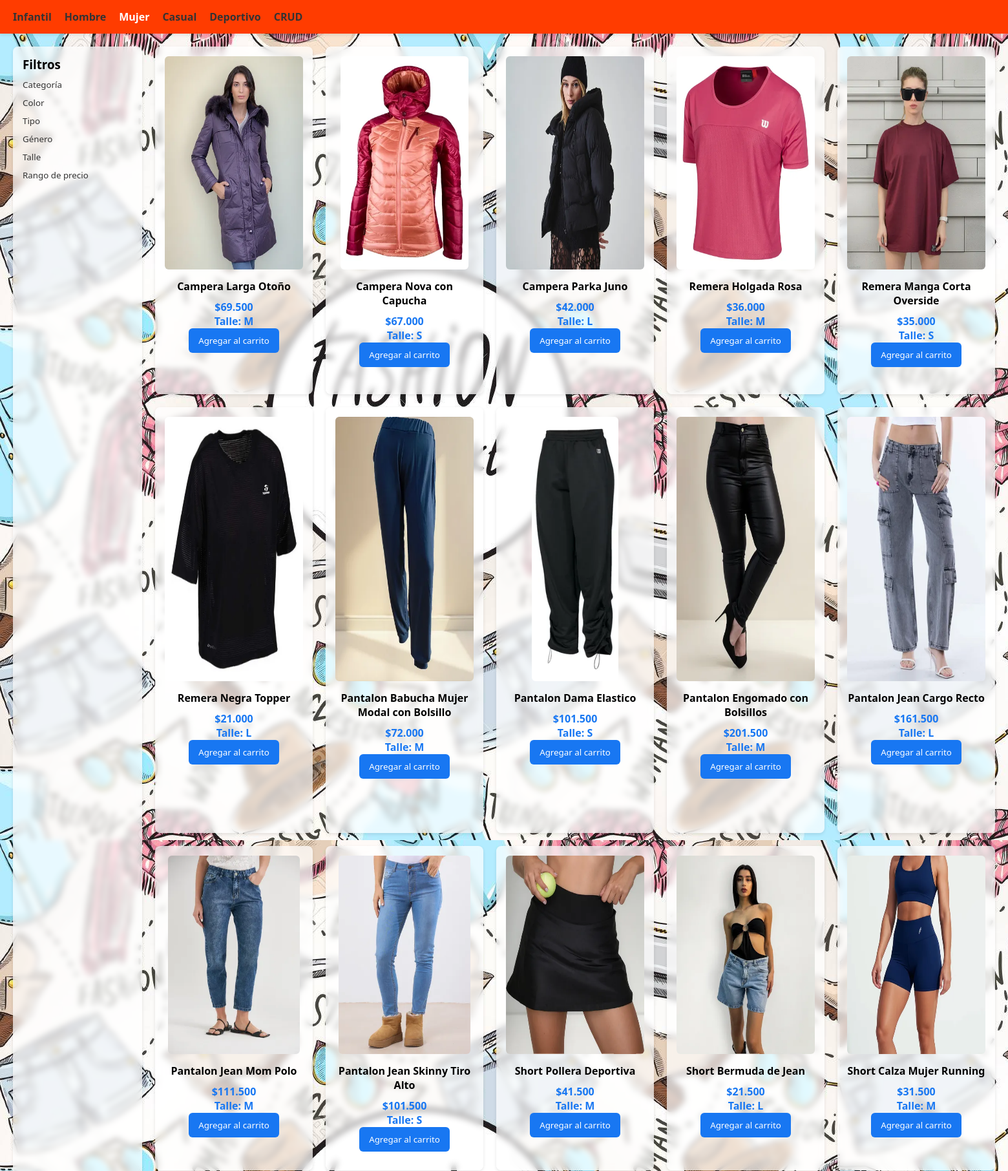
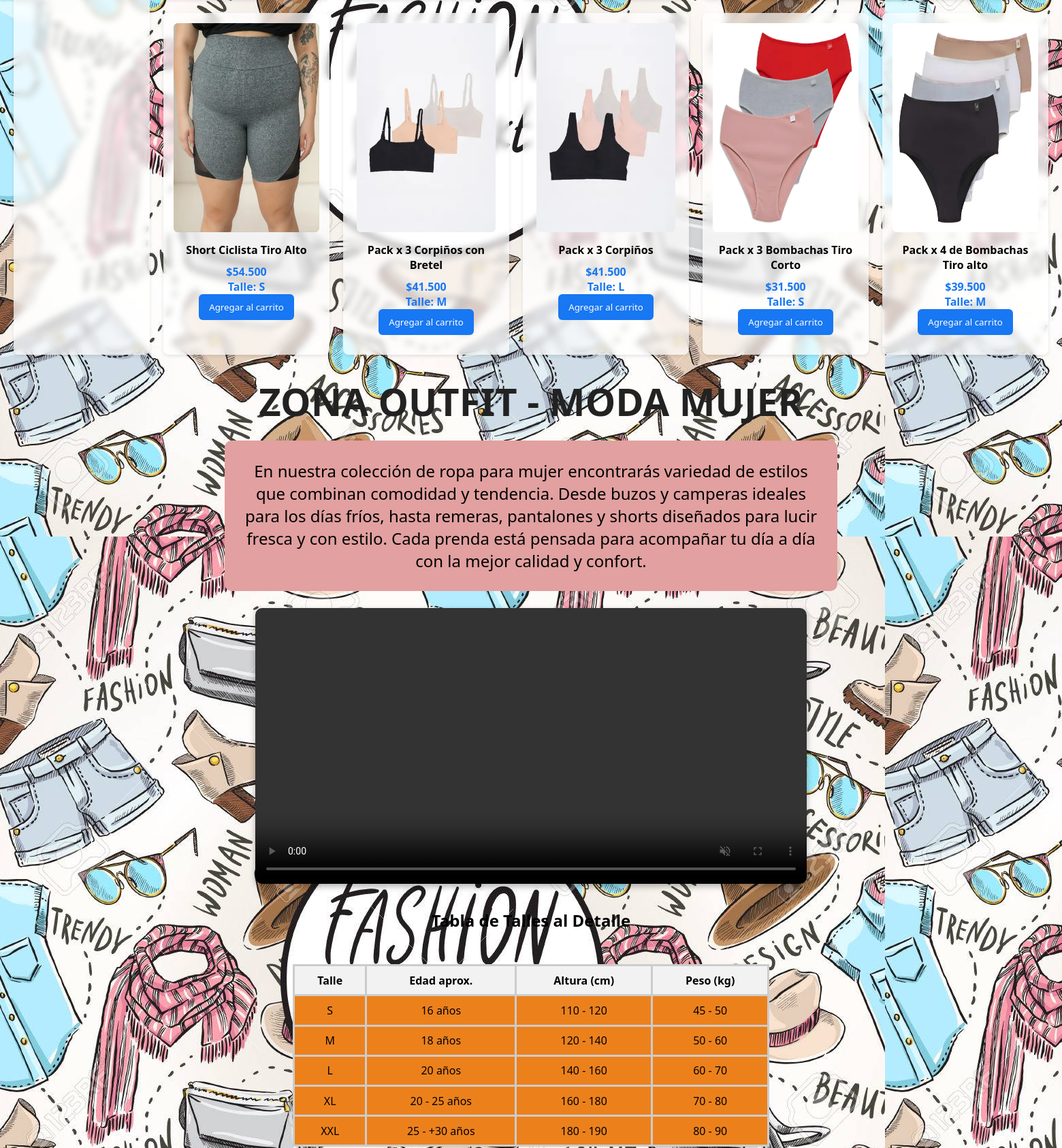
The page /paginamujer.php (upper part) on the database its author committed (2 pictures, top to bottom).
### tables this page shows
CREATE TABLE productos (
    id_producto   INT AUTO_INCREMENT PRIMARY KEY,
    nombre        VARCHAR(100),
    descripcion   VARCHAR(250),
    precio        DECIMAL(10,2),
    stock         INT,
    id_categoria  INT,
    id_genero     INT,
    talle         VARCHAR(10),
    imagen        VARCHAR(255),
    FOREIGN KEY (id_categoria) REFERENCES categoria (id_categoria),
    FOREIGN KEY (id_genero)    REFERENCES generos (id_genero)
);

### paginamujer.php (the view, shortened to what this page needs)
<!DOCTYPE html>
<?php
$conexion = conectarDB();
$query = mysqli_query($conexion, "SELECT * FROM productos WHERE id_categoria = 2 AND estado = 1");
?>
<html lang="es">
<head>
  <link rel="stylesheet" href="styles.css">
</head>
<body class="body-mujer">
  <nav class="barra-navegacion">
    <ul>
      <li><a href="paginainfantil.php">Infantil</a></li>
      <li><a href="hombre.php">Hombre</a></li>
      <li><a href="paginamujer.php" class="activo">Mujer</a></li>
      <li><a href="paginacasual.php">Casual</a></li>
      <li><a href="paginadeport.php">Deportivo</a></li>
      <li><a href="paginabotas.php">CRUD</a></li>
      <li><a class="boton-principal-paginas" href="paginaprincipal.php">ZonaOutfit</a></li>
    </ul>
  </nav>
  <div class="contenedor">
    <aside class="filtros">
      <h3>Filtros</h3>
      <div class="boton-paginainfantil">
        <button>Categoría</button>
        <button>Color</button>
        <button>Tipo</button>
        <button>Género</button>
        <button>Talle</button>
        <button>Rango de precio</button>
      </div>
    </aside>
    <main class="productos">
          <?php while($row = mysqli_fetch_assoc($query)) { ?>
        <div class="tarjeta">
            <img src="<?php echo $row['imagen']; ?>" alt="<?php echo $row['nombre']; ?>">
            <h4><?php echo $row['nombre']; ?></h4>
            <p>$<?php echo number_format($row['precio'], 0, ',', '.'); ?></p>
            <p>Talle: <?php echo $row['talle']; ?></p>
            <button>Agregar al carrito</button>
        </div>
    <?php } ?>
    </main>
  </div>
  <div class="contenedor-video">
    <div class="video-wrapper">
      <h1>Zona Outfit - Moda Mujer</h1>
       <div class="info-destacada">
        <p>
          En nuestra colección de ropa para mujer encontrarás variedad de estilos que combinan
          comodidad y tendencia. Desde buzos y camperas ideales para los días fríos, hasta
          remeras, pantalones y shorts diseñados para lucir fresca y con estilo.
          Cada prenda está pensada para acompañar tu día a día con la mejor calidad y confort.
        </p>
      </div>
      <video controls autoplay muted loop>
        <source src="fotos/ropa de mujer/Vídeo promocional para marca de ropa. Lonely - Sergio Bugo filmmaker y vídeos (720p, h264).mp4" type="video/mp4">
    </video>
  </div>
  </div>
<section class="tabla-talles">
  <h1>Tabla de Talles al Detalle</h1>
  <table>
    <thead>
      <tr>
        <th>Talle</th>
        <th>Edad aprox.</th>
        <th>Altura (cm)</th>
        <th>Peso (kg)</th>
      </tr>
    </thead>
    <tbody>
      <tr>
        <td>S</td>
        <td>16 años</td>
        <td>110 - 120</td>
        <td>45 - 50</td>
      </tr>
      <tr>
        <td>M</td>
        <td>18 años</td>
        <td>120 - 140</td>
        <td>50 - 60</td>
      </tr>
      <tr>
        <td>L</td>
        <td>20 años</td>
        <td>140 - 160</td>
        <td>60 - 70</td>
      </tr>
      <tr>
        <td>XL</td>
        <td>20 - 25 años</td>
        <td>160 - 180</td>
        <td>70 - 80</td>
      </tr>
      <tr>
        <td>XXL</td>
        <td>25 - +30 años</td>
        <td>180 - 190</td>
        <td>80 - 90</td>
      </tr>
    </tbody>
  </table>
</section>
</body>
</html>

### styles.css (style rules this page uses)
* { margin: 0; padding: 0; box-sizing: border-box; font-family: system-ui, -apple-system, BlinkMacSystemFont, 'Segoe UI', Roboto, Oxygen, Ubuntu, Cantarell, 'Open Sans', 'Helvetica Neue', sans-serif, sans-serif; }
body { background: #eeeeee; }
.barra-navegacion { background: #ff3c00; padding: 15px 20px; box-shadow: 0 2px 5px rgba(0, 0, 0, 0.1); }
.barra-navegacion ul { list-style: none; display: flex; gap: 20px; margin: 0; padding: 0; }
.barra-navegacion a { text-decoration: none; color: #333; font-weight: bold; }
.barra-navegacion a.activo { color: #ffffff; }
.contenedor { display: flex; margin: 20px; }
.filtros { width: 200px; background: white; padding: 15px; border-radius: 8px; box-shadow: 0 2px 5px rgba(0, 0, 0, 0.1); }
.filtros h3 { margin-bottom: 10px; }
.productos { flex: 1; display: grid; grid-template-columns: repeat(auto-fill, minmax(220px, 1fr)); gap: 20px; margin-left: 20px; }
.tarjeta { background: white; padding: 15px; border-radius: 8px; box-shadow: 0 2px 5px rgba(0, 0, 0, 0.1); text-align: center; }
.tarjeta img { height: 65%; max-width: 100%; border-radius: 6px; }
.tarjeta h4 { margin: 10px 0; }
.tarjeta p { color: #1877f2; font-weight: bold; }
.tarjeta button { background: #1877f2; color: white; border: none; padding: 10px 15px; border-radius: 6px; cursor: pointer; }
.boton-paginainfantil button { display: block; width: 100%; margin-bottom: 10px; background: none; border: none; padding: 0; color: #333; cursor: pointer; text-align: left; }
.body-mujer { background-image: url("fotos/ropa\ de\ mujer/fondo.jpg"); }
.filtros, .tarjeta { background: rgba(255, 255, 255, 0.7); backdrop-filter: blur(5px); }
.contenedor-video { display: flex; justify-content: center; margin: 30px 0; text-align: center; }
.contenedor-video h1 { margin-bottom: 20px; font-size: 3.5rem; color: #222; text-transform: uppercase; }
.contenedor-video video { width: 90%; max-width: 1200px; border-radius: 10px; box-shadow: 0px 4px 10px rgba(0,0,0,0.3); }
.info-destacada { background-color: #e2a0a0; padding: 28px; border-radius: 10px; margin: 0 auto 25px auto; max-width: 900px; text-align: center; font-size: 1.5rem; }
.tabla-talles { margin: 2rem auto; max-width: 700px; text-align: center; }
.tabla-talles table { width: 100%; border-collapse: collapse; margin-top: 3rem; background-color: #ec811c; }
.tabla-talles th, .tabla-talles td { border: 3px solid #ccc; padding: 0.6rem; }
.tabla-talles th { background-color: #f2f2f2; }

### rows shown on the page
productos: imagen (picture), nombre "Campera Larga Otoño", precio "69.500", talle "M"
productos: imagen (picture), nombre "Campera Nova con Capucha", precio "67.000", talle "S"
productos: imagen (picture), nombre "Campera Parka Juno", precio "42.000", talle "L"
productos: imagen (picture), nombre "Remera Holgada Rosa", precio "36.000", talle "M"
productos: imagen (picture), nombre "Remera Manga Corta Overside", precio "35.000", talle "S"
productos: imagen (picture), nombre "Remera Negra Topper", precio "21.000", talle "L"
productos: imagen (picture), nombre "Pantalon Babucha Mujer Modal con Bolsillo", precio "72.000", talle "M"
productos: imagen (picture), nombre "Pantalon Dama Elastico", precio "101.500", talle "S"
productos: imagen (picture), nombre "Pantalon Engomado con Bolsillos", precio "201.500", talle "M"
productos: imagen (picture), nombre "Pantalon Jean Cargo Recto", precio "161.500", talle "L"
productos: imagen (picture), nombre "Pantalon Jean Mom Polo", precio "111.500", talle "M"
productos: imagen (picture), nombre "Pantalon Jean Skinny Tiro Alto", precio "101.500", talle "S"
productos: imagen (picture), nombre "Short Pollera Deportiva", precio "41.500", talle "M"
productos: imagen (picture), nombre "Short Bermuda de Jean", precio "21.500", talle "L"
productos: imagen (picture), nombre "Short Calza Mujer Running", precio "31.500", talle "M"
productos: imagen (picture), nombre "Short Ciclista Tiro Alto", precio "54.500", talle "S"
productos: imagen (picture), nombre "Pack x 3 Corpiños con Bretel", precio "41.500", talle "M"
productos: imagen (picture), nombre "Pack x 3 Corpiños", precio "41.500", talle "L"
productos: imagen (picture), nombre "Pack x 3 Bombachas Tiro Corto", precio "31.500", talle "S"
productos: imagen (picture), nombre "Pack x 4 de Bombachas Tiro alto", precio "39.500", talle "M"
